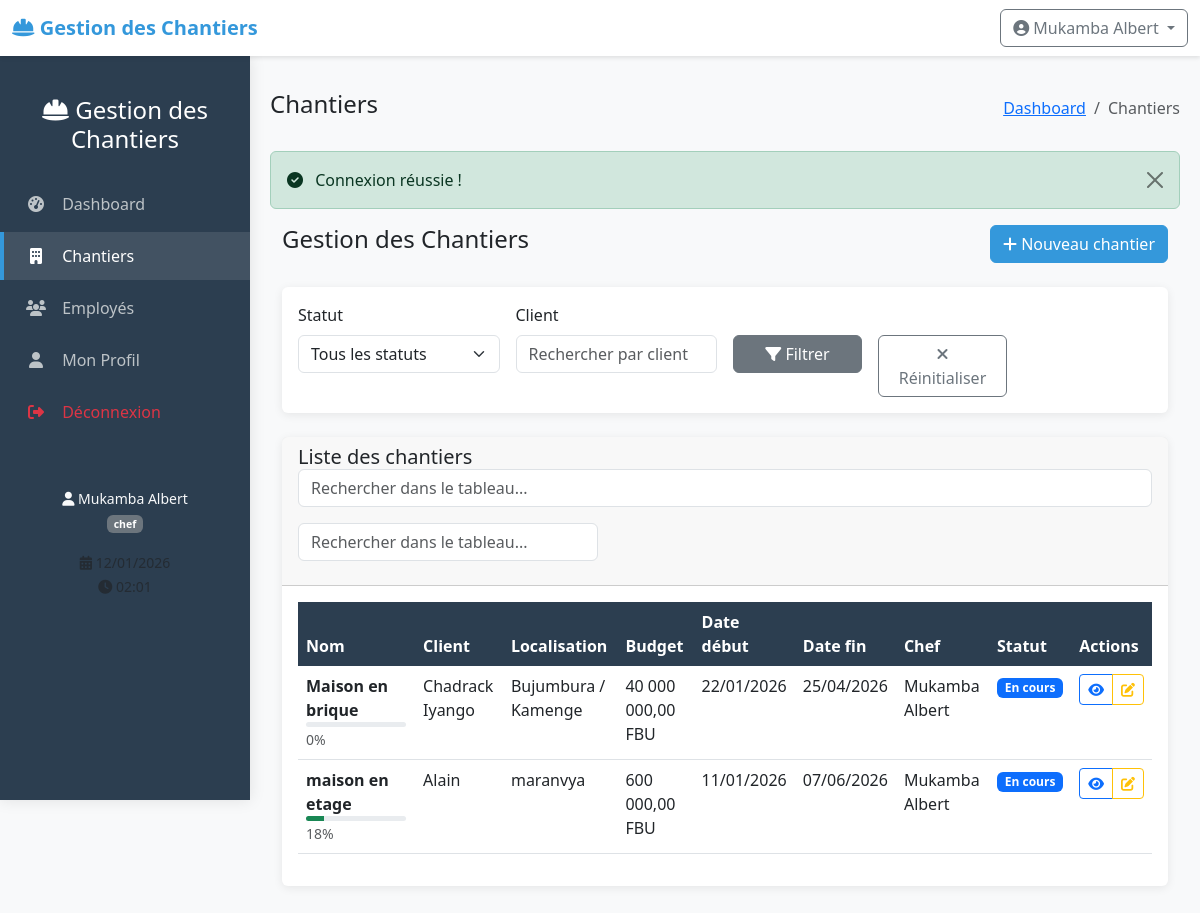
The app's page /index.php?controller=chantier&action=index (signed in) with its own data.
### tables this page shows
CREATE TABLE chantiers (
    id INTEGER PRIMARY KEY AUTOINCREMENT,
    nom VARCHAR(200) NOT NULL,
    localisation TEXT NOT NULL,
    client VARCHAR(200) NOT NULL,
    budget_total DECIMAL(12,2) NOT NULL,
    date_debut DATE NOT NULL,
    date_fin DATE,
    statut VARCHAR(20) DEFAULT 'en_cours' CHECK(statut IN ('en_cours', 'suspendu', 'termine')),
    chef_chantier_id INTEGER,
    description TEXT,
    created_at DATETIME DEFAULT CURRENT_TIMESTAMP,
    updated_at DATETIME,
    FOREIGN KEY (chef_chantier_id) REFERENCES users(id)
);

CREATE TABLE users (
    id INTEGER PRIMARY KEY AUTOINCREMENT,
    username VARCHAR(50) UNIQUE NOT NULL,
    password VARCHAR(255) NOT NULL,
    nom VARCHAR(100) NOT NULL,
    prenom VARCHAR(100) NOT NULL,
    email VARCHAR(150) UNIQUE NOT NULL,
    role VARCHAR(20) NOT NULL CHECK(role IN ('admin', 'chef', 'comptable')),
    telephone VARCHAR(20),
    created_at DATETIME DEFAULT CURRENT_TIMESTAMP,
    last_login DATETIME,
    status BOOLEAN DEFAULT 1
);

### index.php (called while the page is built, shortened)
<?php
$controller = $_GET['controller'] ?? 'dashboard';
$action = $_GET['action'] ?? 'index';
$controllerInstance = new $controllerClass();
$id = $_GET['id'] ?? null;
if ($id !== null) {
    $data = $controllerInstance->$action($id);
} else {
    $data = $controllerInstance->$action();
}
$viewFolders = [
    'dashboard' => 'dashboard',
    'chantier' => 'chantiers',
    'employe' => 'employes',
    'materiau' => 'materiaux',
    'finance' => 'finances',
    'user' => 'users',
    'rapport' => 'repports'
];
$viewFolder = $viewFolders[$controller] ?? 'dashboard';
$viewFile = __DIR__ . '/views/' . $viewFolder . '/' . $action . '.php';
require_once $viewFile;

### models/Chantier.php (called while the page is built, shortened)
<?php
class Chantier {
    private $db;
    public function __construct() {
        $this->db = Database::getInstance()->getConnection();
    }
    public function getAll($filters = []) {
        $sql = "SELECT c.*, u.nom as chef_nom, u.prenom as chef_prenom
                FROM chantiers c
                LEFT JOIN users u ON c.chef_chantier_id = u.id
                WHERE 1=1";
        $params = [];
        $sql .= " ORDER BY c.date_debut DESC";
        $stmt = $this->db->prepare($sql);
        $stmt->execute($params);
        return $stmt->fetchAll();
    }
    public function getDepenses($chantier_id) {
        $sql = "SELECT SUM(montant) as total FROM depenses WHERE chantier_id = :chantier_id";
        $stmt = $this->db->prepare($sql);
        $stmt->execute([':chantier_id' => $chantier_id]);
        $result = $stmt->fetch();
        return $result['total'] ?? 0;
    }
}
?>

### config/database.php (called while the page is built, shortened)
<?php
class Database {
    private static $instance = null;
    private $connection;
    private function __construct() {
        try {
            $this->connection = new PDO('sqlite:' . dirname(__DIR__) . '/data/chantiers.db');
            $this->connection->setAttribute(PDO::ATTR_ERRMODE, PDO::ERRMODE_EXCEPTION);
            $this->connection->setAttribute(PDO::ATTR_DEFAULT_FETCH_MODE, PDO::FETCH_ASSOC);
            $this->connection->exec('PRAGMA foreign_keys = ON');
        } catch(PDOException $e) {
            die("Erreur de connexion : " . $e->getMessage());
        }
    }
    public static function getInstance() {
        if (self::$instance == null) {
            self::$instance = new Database();
        }
        return self::$instance;
    }
    public function getConnection() {
        return $this->connection;
    }
}
?>

### controllers/ChantierController.php (called while the page is built, shortened)
<?php
require_once __DIR__ . '/../models/Chantier.php';
class ChantierController {
    private $chantierModel;
    private $userModel;
    public function __construct() {
        $this->chantierModel = new Chantier();
        $this->userModel = new User();
    }
    public function index() {
        $filters = [];
        $chantiers = $this->chantierModel->getAll($filters);
        $chefs = $this->userModel->getChefs();
        return [
            'chantiers' => $chantiers,
            'chefs' => $chefs,
            'filters' => $filters
        ];
    }
}
?>

### views/chantiers/index.php (the view, shortened to what this page needs)
<?php
require_once __DIR__ . '/../../models/Chantier.php';
$chantierModel = new Chantier();
include __DIR__ . '/../../includes/header.php';
$data = $GLOBALS['data'] ?? [];
$chantiers = $data['chantiers'] ?? [];
$filters = $data['filters'] ?? [];
?>
<div class="container-fluid">
    <div class="d-flex justify-content-between align-items-center mb-4">
        <h4>Gestion des Chantiers</h4>
        <div>
            <a href="index.php?controller=chantier&action=create" class="btn btn-primary">
                <i class="fas fa-plus"></i> Nouveau chantier
            </a>
        </div>
    </div>
    <div class="card mb-4">
        <div class="card-body">
            <form method="GET" action="" class="row g-3">
                <div class="col-md-3">
                    <label class="form-label">Statut</label>
                    <select name="statut" class="form-select">
                        <option value="">Tous les statuts</option>
                    </select>
                </div>
                <div class="col-md-3">
                    <label class="form-label">Client</label>
                    <input type="text" name="client" class="form-control"
                           placeholder="Rechercher par client"
                           value="<?php echo htmlspecialchars($filters['client'] ?? ''); ?>">
                </div>
                <div class="col-md-2">
                    <label class="form-label">&nbsp;</label>
                    <button type="submit" class="btn btn-secondary w-100">
                        <i class="fas fa-filter"></i> Filtrer
                    </button>
                </div>
                <div class="col-md-2">
                    <label class="form-label">&nbsp;</label>
                    <a href="index.php?controller=chantier&action=index" class="btn btn-outline-secondary w-100">
                        <i class="fas fa-times"></i> Réinitialiser
                    </a>
                </div>
            </form>
        </div>
    </div>
    <div class="card">
        <div class="card-header">
            <h5 class="card-title mb-0">Liste des chantiers</h5>
        </div>
        <div class="card-body">
            <?php if (empty($chantiers)): ?>
            <div class="alert alert-info">
                <i class="fas fa-info-circle"></i> Aucun chantier trouvé.
            </div>
            <?php else: ?>
            <div class="table-responsive">
                <table class="table table-hover" id="tableChantiers">
                    <thead>
                        <tr>
                            <th>Nom</th>
                            <th>Client</th>
                            <th>Localisation</th>
                            <th>Budget</th>
                            <th>Date début</th>
                            <th>Date fin</th>
                            <th>Chef</th>
                            <th>Statut</th>
                            <th>Actions</th>
                        </tr>
                    </thead>
                    <tbody>
                        <?php foreach ($chantiers as $chantier):
                            $depenses = $chantierModel->getDepenses($chantier['id']);
                            $pourcentage = $chantier['budget_total'] > 0 ?
                                min(($depenses / $chantier['budget_total']) * 100, 100) : 0;
                        ?>
                        <tr>
                            <td>
                                <strong><?php echo htmlspecialchars($chantier['nom']); ?></strong>
                                <br>
                                <small class="text-muted">
                                    <div class="progress" style="height: 5px; width: 100px;">
                                        <div class="progress-bar
                                            <?php echo $pourcentage > 80 ? 'bg-danger' :
                                                   ($pourcentage > 60 ? 'bg-warning' : 'bg-success'); ?>"
                                             style="width: <?php echo $pourcentage; ?>%">
                                        </div>
                                    </div>
                                    <?php echo number_format($pourcentage, 0); ?>%
                                </small>
                            </td>
                            <td><?php echo htmlspecialchars($chantier['client']); ?></td>
                            <td><?php echo htmlspecialchars($chantier['localisation']); ?></td>
                            <td><?php echo number_format($chantier['budget_total'], 2, ',', ' '); ?> FBU</td>
                            <td><?php echo date('d/m/Y', strtotime($chantier['date_debut'])); ?></td>
                            <td>
                                <?php echo $chantier['date_fin'] ?
                                    date('d/m/Y', strtotime($chantier['date_fin'])) :
                                    '<span class="text-muted">En cours</span>'; ?>
                            </td>
                            <td>
                                <?php if ($chantier['chef_nom']): ?>
                                <?php echo htmlspecialchars($chantier['chef_prenom'] . ' ' . $chantier['chef_nom']); ?>
                                <?php else: ?>
                                <span class="text-muted">Non assigné</span>
                                <?php endif; ?>
                            </td>
                            <td>
                                <span class="badge
                                    <?php echo $chantier['statut'] == 'en_cours' ? 'bg-primary' :
                                           ($chantier['statut'] == 'termine' ? 'bg-success' : 'bg-warning'); ?>">
                                    <?php echo ucfirst(str_replace('_', ' ', $chantier['statut'])); ?>
                                </span>
                            </td>
                            <td>
                                <div class="btn-group btn-group-sm" role="group">
                                    <a href="index.php?controller=chantier&action=view&id=<?php echo $chantier['id']; ?>"
                                       class="btn btn-outline-primary" title="Voir">
                                        <i class="fas fa-eye"></i>
                                    </a>
                                    <?php if ($_SESSION['role'] == 'admin' || $_SESSION['role'] == 'chef'): ?>
                                    <a href="index.php?controller=chantier&action=edit&id=<?php echo $chantier['id']; ?>"
                                       class="btn btn-outline-warning" title="Modifier">
                                        <i class="fas fa-edit"></i>
                                    </a>
                                    <?php endif; ?>
                                </div>
                            </td>
                        </tr>
                        <?php endforeach; ?>
                    </tbody>
                </table>
            </div>
            <?php endif; ?>
        </div>
    </div>
</div>
<?php include __DIR__ . '/../../includes/footer.php'; ?>

### includes/header.php (style rules this page uses)
:root { --primary-color: #2c3e50; --secondary-color: #3498db; --success-color: #27ae60; --warning-color: #f39c12; --danger-color: #e74c3c; --light-color: #ecf0f1; --dark-color: #2c3e50; }
body { font-family: 'Segoe UI', Tahoma, Geneva, Verdana, sans-serif; background-color: #f8f9fa; min-height: 100vh; }
.card { border: none; box-shadow: 0 2px 10px rgba(0,0,0,0.08); transition: transform 0.3s; margin-bottom: 20px; }
.btn-primary { background-color: var(--secondary-color); border-color: var(--secondary-color); }
.progress { height: 8px; border-radius: 4px; }
.table th { background-color: var(--primary-color); color: white; border: none; }

### records on screen
chantiers: nom "Maison en brique", pourcentage "0", client "Chadrack Iyango", localisation "Bujumbura / Kamenge", budget_total "40 000 000,00", date_debut "22/01/2026", date_fin "25/04/2026", chef_chantier.nom "Mukamba Albert", statut "En cours"
chantiers: nom "maison en etage", pourcentage "18", client "Alain", localisation "maranvya", budget_total "600 000,00", date_debut "11/01/2026", date_fin "07/06/2026", chef_chantier.nom "Mukamba Albert", statut "En cours"

### other values on screen
APP_NAME "Gestion des Chantiers"
$_SESSION['nom_complet'] "Mukamba Albert"
$_SESSION['role'] "chef"
$page_title "Chantiers"
$_SESSION['success'] "Connexion réussie !"
